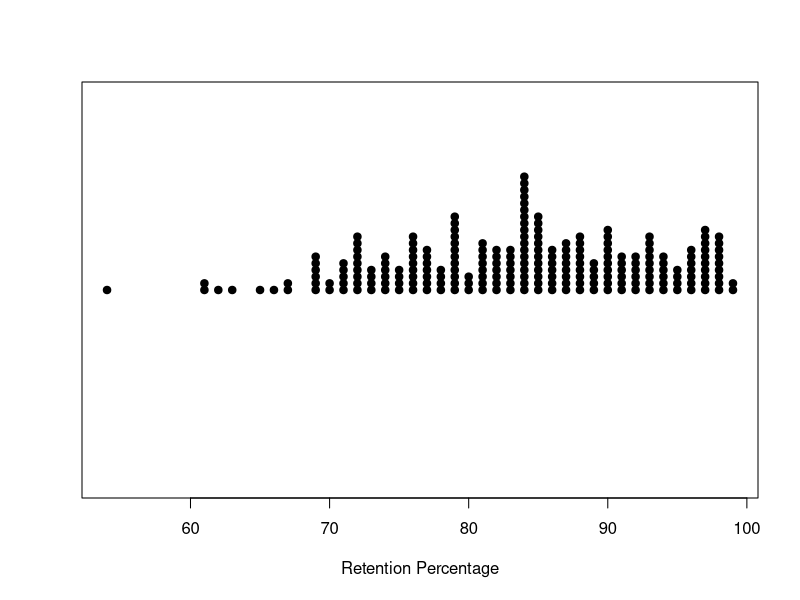
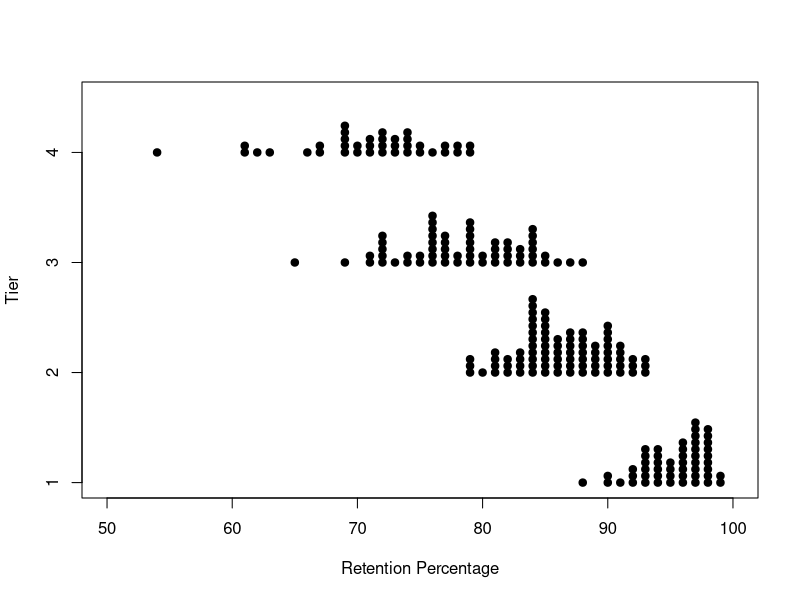
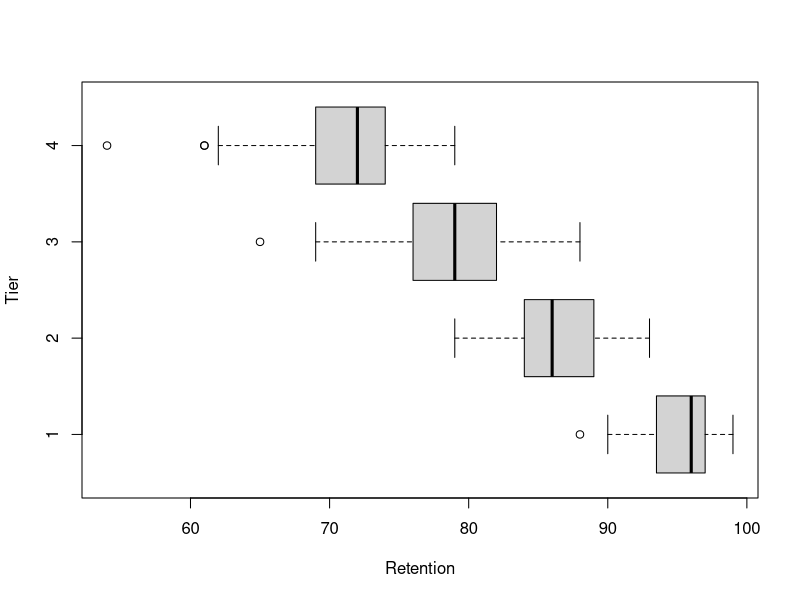
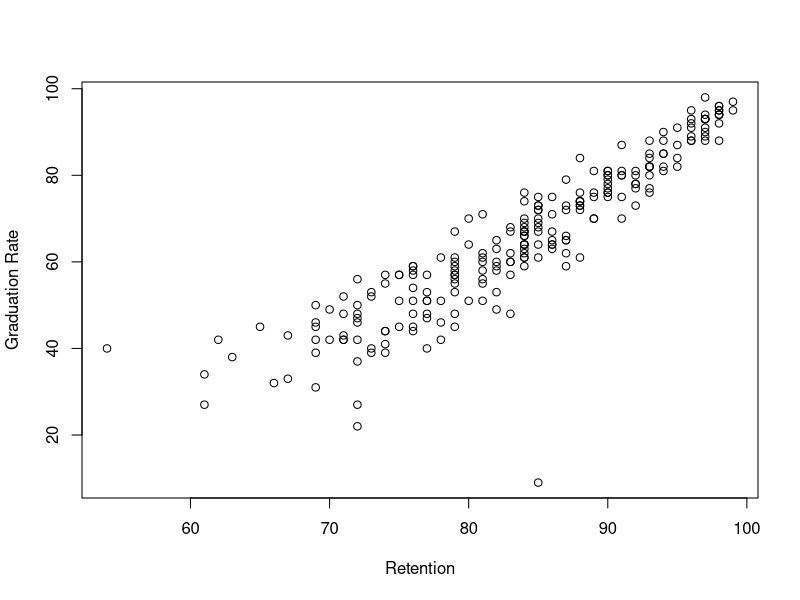
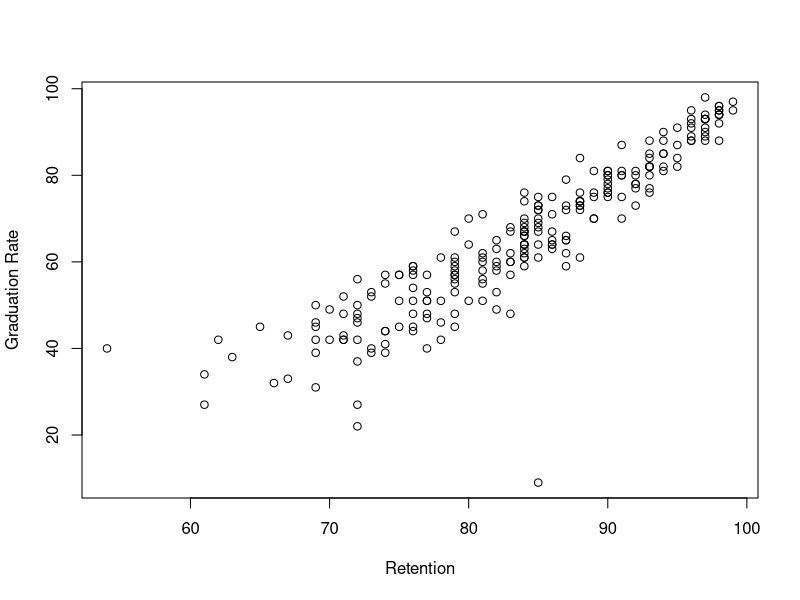
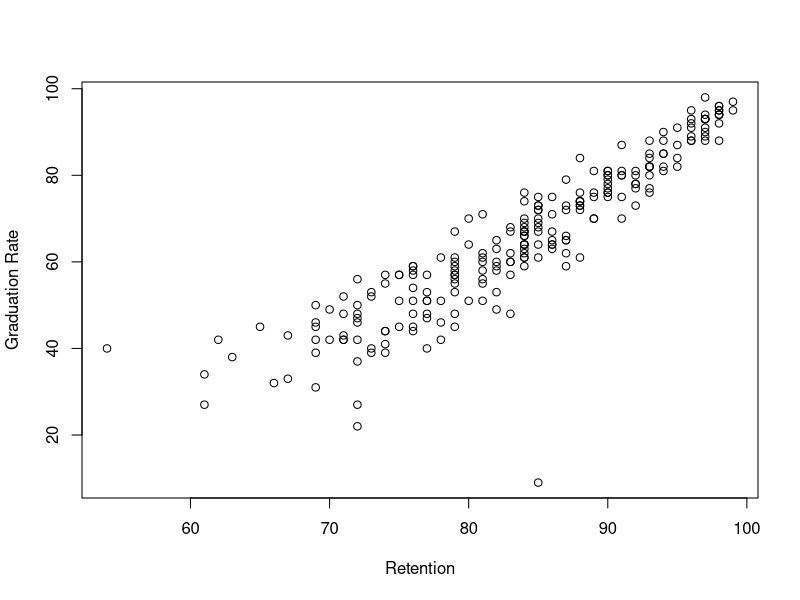
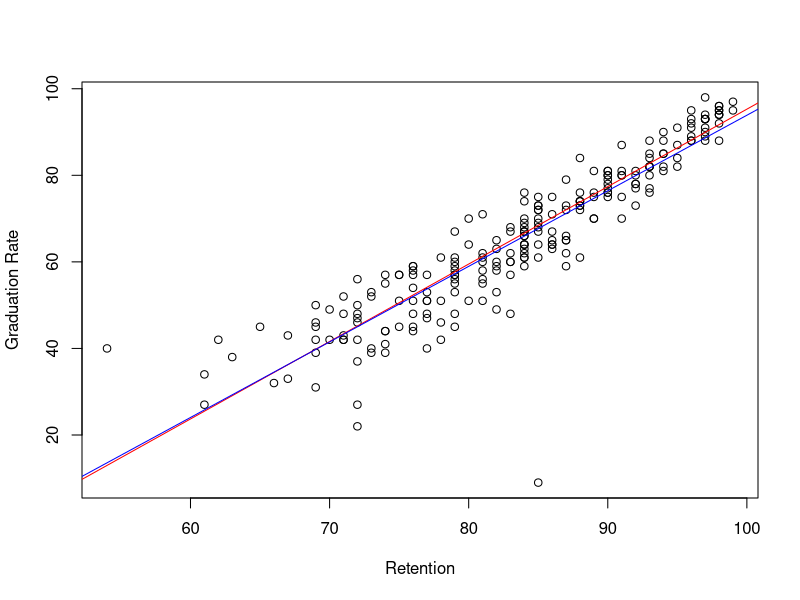
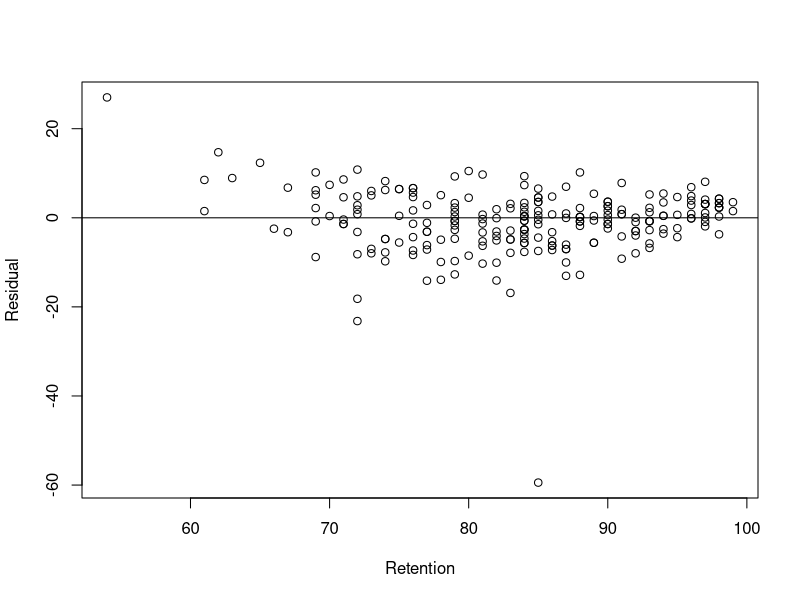

Write the R code that produced these figures, in order.
dat = read.table("college.txt", header=TRUE, sep="\t")
college = subset(dat, complete.cases(dat))
head(college)
attach(college)

stripchart(Retention, method="stack", pch=19, xlab="Retention Percentage")
#dev.copy2pdf(file='retention.pdf',width=8,height=6)

stripchart(Retention ~ Tier, method="stack", pch=19,xlab="Retention Percentage",
ylab="Tier", xlim=c(50, 100), data=college)
#dev.copy2pdf(file='retention_tier.pdf',width=8,height=6)

identify(Retention, Tier, n=2, labels=School)

b.output = boxplot(Retention ~ Tier, data=college, horizontal=TRUE, ylab="Tier", xlab="Retention")
#dev.copy2pdf(file='retention_tier_boxplots.pdf',width=8,height=6)

b.output$stats

b.output$out

b.output$group

plot(Retention, Grad.rate,xlab="Retention", ylab="Graduation Rate")
#dev.copy2pdf(file='graduationrate_retention.pdf',width=6,height=6)

plot(Retention, Grad.rate,xlab="Retention", ylab="Graduation Rate")
fit = line(Retention, Grad.rate)
coef(fit)
plot(Retention, Grad.rate,xlab="Retention", ylab="Graduation Rate")
#dev.copy2pdf(file='graduationrate_retention.pdf',width=6,height=6)

plot(Retention, Grad.rate,xlab="Retention", ylab="Graduation Rate")
fit = line(Retention, Grad.rate)
coef(fit)
abline(coef(fit),col='red')
coef(lm(Grad.rate~Retention))
abline(lm(Grad.rate~Retention),col='blue')
#dev.copy2pdf(file='graduationrate_retention_lines.pdf',width=6,height=6)


plot(Retention, fit$residuals, xlab="Retention", ylab="Residual")
abline(h=0)
identify(Retention, fit$residuals, n=2, labels=college$School)
#dev.copy2pdf(file='graduationrate_retention_residuals.pdf',width=6,height=6)

detach(college)
################## Reexpression 
bgsu = read.table("bgsu.txt", header=TRUE, sep="\t")
attach(bgsu)

plot(Year, Enrollment, pch=19)
#dev.copy2pdf(file='bgsu.pdf',width=6,height=6)

par(mfrow=c(1,2))
fit = lm(Enrollment ~ Year, data=bgsu)
plot(Year, Enrollment, pch=19)
abline(fit)
plot(Year, fit$residuals,xlab="Year",ylab="Residuals",pch=19)
abline(h=0)
#dev.copy2pdf(file='bgsu_residuals.pdf',width=8,height=6)

bgsu$log.Enrollment = log(bgsu$Enrollment)
attach(bgsu)


par(mfrow=c(1,2))
plot(Year, log.Enrollment, ylab="Log(Enrollment)",pch=19)
fit2 = lm(log.Enrollment ~ Year, data=bgsu)
fit2$coef
abline(fit2)
plot(Year, fit2$residuals,ylab="Residuals",pch=19)
abline(h=0)
#dev.copy2pdf(file='log_bgsu_residuals.pdf',width=8,height=6)

